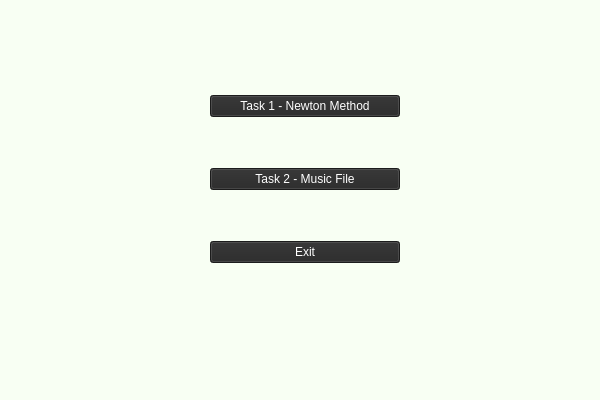
<?xml version="1.0" encoding="UTF-8"?>
<ui version="4.0">
 <class>MainWindow</class>
 <widget class="QMainWindow" name="MainWindow">
  <property name="geometry">
   <rect>
    <x>0</x>
    <y>0</y>
    <width>600</width>
    <height>400</height>
   </rect>
  </property>
  <property name="windowTitle">
   <string>MainWindow</string>
  </property>
  <property name="styleSheet">
   <string notr="true">
background-color: rgb(248, 255, 243);</string>
  </property>
  <widget class="QWidget" name="centralwidget">
   <widget class="QWidget" name="verticalLayoutWidget">
    <property name="geometry">
     <rect>
      <x>210</x>
      <y>50</y>
      <width>190</width>
      <height>261</height>
     </rect>
    </property>
    <layout class="QVBoxLayout" name="verticalLayout">
     <item>
      <widget class="QPushButton" name="pushButton_Task_1">
       <property name="styleSheet">
        <string notr="true">background-color: rgb(39, 39, 39);
color: rgb(255, 255, 255);
font: 300 9pt &quot;Yu Gothic UI Light&quot;;</string>
       </property>
       <property name="text">
        <string>Task 1 - Newton Method</string>
       </property>
      </widget>
     </item>
     <item>
      <widget class="QPushButton" name="pushButton_Task_2">
       <property name="styleSheet">
        <string notr="true">background-color: rgb(39, 39, 39);
color: rgb(255, 255, 255);
font: 300 9pt &quot;Yu Gothic UI Light&quot;;</string>
       </property>
       <property name="text">
        <string>Task 2 - Music File</string>
       </property>
      </widget>
     </item>
     <item>
      <widget class="QPushButton" name="pushButton_4">
       <property name="styleSheet">
        <string notr="true">background-color: rgb(39, 39, 39);
color: rgb(255, 255, 255);
font: 300 9pt &quot;Yu Gothic UI Light&quot;;</string>
       </property>
       <property name="text">
        <string>Exit</string>
       </property>
      </widget>
     </item>
    </layout>
   </widget>
  </widget>
  <widget class="QMenuBar" name="menubar">
   <property name="geometry">
    <rect>
     <x>0</x>
     <y>0</y>
     <width>600</width>
     <height>21</height>
    </rect>
   </property>
  </widget>
  <widget class="QStatusBar" name="statusbar"/>
 </widget>
 <resources/>
 <connections/>
</ui>
